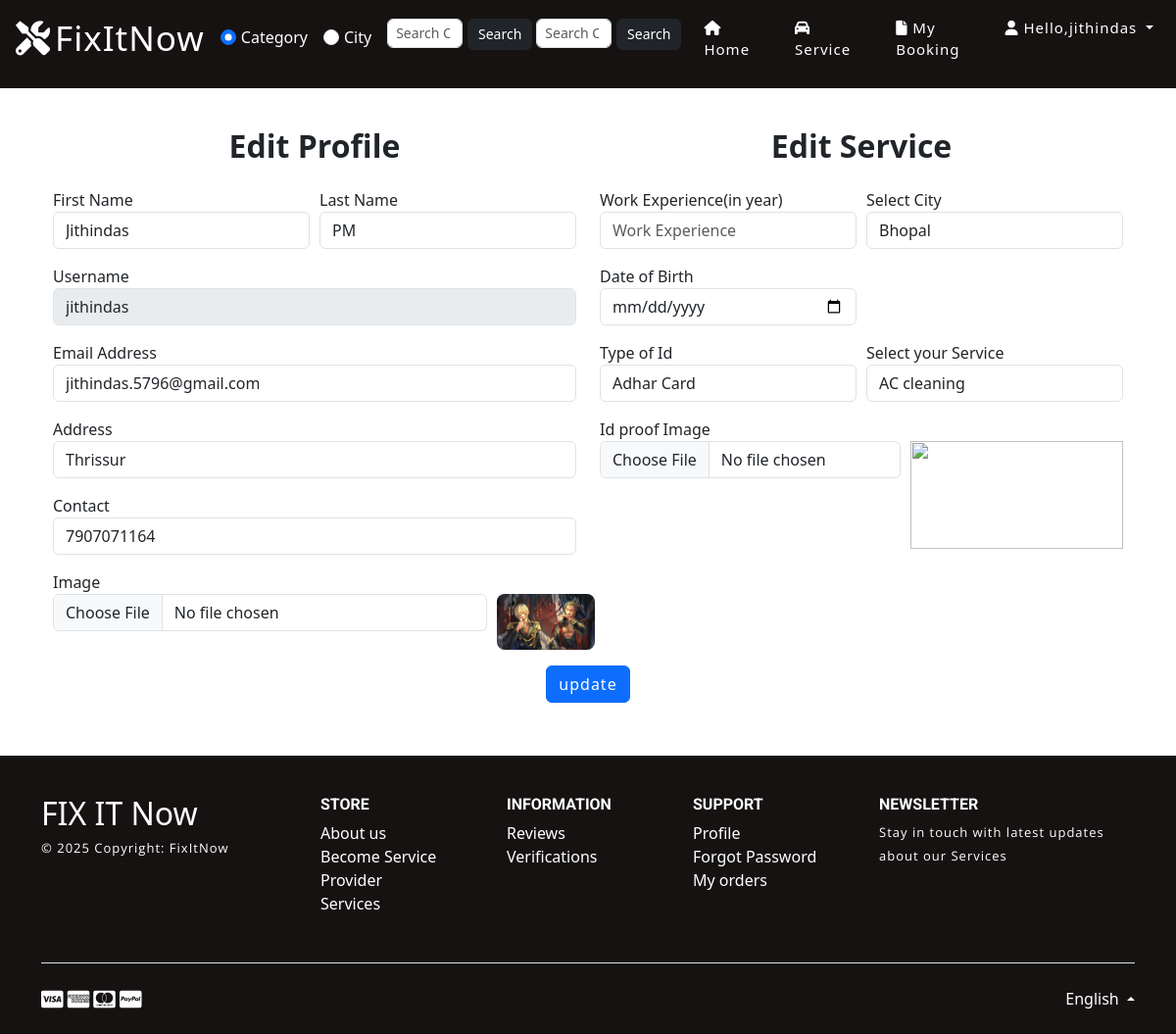
Page /edit_service_profile (signed in) on the committed database.
### home_service/models.py (models this page shows, shortened)
class Customer(models.Model):
    user = models.ForeignKey(User, on_delete=models.CASCADE, null=True)
    contact = models.CharField(max_length=100, null=True)
    address = models.CharField(max_length=100, null=True)
    image = models.FileField(null=True)

### home_service/views.py (the view, shortened to what this page needs)
# urls.py: path('edit_service_profile',Edit_Service_Profile,name="edit_service_profile"),
def Edit_Service_Profile(request):
    user = User.objects.get(id=request.user.id)
    error = ""
    try:
        sign = Customer.objects.get(user=user)
        error = "pat"
    except:
        sign = Service_Man.objects.get(user=user)
    ser = Service_Category.objects.all()
    car = ID_Card.objects.all()
    city = City.objects.all()
    d = {'city': city, 'error': error, 'pro': sign, 'car': car, 'ser': ser}
    return render(request, 'edit_service_profile.html', d)

### home_service/templates/edit_service_profile.html (shortened to what this page needs)
{% extends 'index.html' %}
{% load static %}
{% block body %}
	<div class="w3l_banner_info" style="height:10px">
		<div class="slider1">
			<div class="callbacks_container">
				<ul class="rslides" id="slider3">
					<li>
						<div class="slider1-img" style="height:90px">
							<div class="slider_banner_info">
							</div>
						</div>
					</li>
				</ul>
			</div>
		</div>
	</div>
</header>
<div class="container" style="margin-top:10%;">
  <div class="container-fluid">
      <div class="row">
        <div class="col-md-6">
          <div class="text-center mb-4">
            <span class="h2" style="font-weight: bolder;">Edit Profile</span>
          </div>
          <form method="post" action="" enctype="multipart/form-data">
          <div class="form-row">
            <div class="form-group col-md-6">
              <label for="inputEmail4">First Name</label>
              <input type="text" class="form-control" value="{{pro.user.first_name}}" name="fname" id="inputEmail4">
            </div>
            <div class="form-group col-md-6">
              <label for="inputPassword4">Last Name</label>
              <input type="text" class="form-control" name="lname" value="{{pro.user.last_name}}" id="inputPassword4">
            </div>
          </div>
          <div class="form-row">
            <div class="form-group col-md-12">
              <label for="inputEmail4">Username</label>
              <input type="text" class="form-control" name="uname" value="{{pro.user.username}}" id="inputEmail4" readonly>
            </div>
          <div class="form-group col-md-12">
            <label for="inputEmail4">Email Address</label>
            <input type="text" class="form-control" name="email" value="{{pro.user.email}}" id="inputEmail4">
          </div>
        </div>
        <div class="form-row">
          <div class="form-group col-md-12">
            <label for="inputEmail4">Address</label>
            <input type="text" class="form-control" name="address" value="{{pro.address}}" id="inputEmail4">
          </div>
        </div>
        <div class="form-row">
          <div class="form-group col-md-12">
          <label for="exampleInputPassword1">Contact</label>
          <input type="text" class="form-control" id="exampleInputPassword1" value="{{pro.contact}}" name="contact">
        </div>
      </div>
      <div class="form-row">
        <div class="form-group col-md-10">
          <label for="exampleInputPassword1">Image</label>
          <input type="file" class="form-control" id="exampleInputPassword1" name="image">
        </div>
        <div class="form-group col-md-2">
          <img src="{{pro.image.url}}" style="width:100px; border-radius: 0.5em;">
        </div>
      </div>
      </div>
      <div class="col-md-6">
        <div class="text-center mb-4">
          <span class="h2" style="font-weight: bolder;">Edit Service</span>
        </div>
        <div class="form-row">
          <div class="form-group col-md-6">
            <label for="exampleInputPassword1">Work Experience(in year)</label>
            <input type="text" class="form-control" placeholder="Work Experience" id="exampleInputPassword1" name="exp" value="{{pro.experience}}">
          </div>
          <div class="form-group col-md-6">
            <label for="exampleInputPassword1">Select City</label>
            <select class="form-control" name="city">
              {% for i in city %}
                {% if pro.city.city == i.city %}
                    <option value="{{i.city}}" selected>{{i.city}}</option>
                {% else %}
                    <option value="{{i.city}}">{{i.city}}</option>
                {% endif %}
              {% endfor %}
            </select>
          </div>
        </div>
        <div class="form-row">
          <div class="form-group col-md-6">
              <label for="dob">Date of Birth</label>
              <input type="date" class="form-control" id="dob" name="dob" required>
          </div>
      </div>
        <div class="form-row">
          <div class="form-group col-md-6">
            <label for="exampleInputPassword1">Type of Id</label>
            <select class="form-control" name="card">
                {% for i in car %}
                  {% if pro.id_type == i.card %}
                      <option value="{{i.card}}" selected>{{i.card}}</option>
                  {% else %}
                      <option value="{{i.card}}">{{i.card}}</option>
                  {% endif %}
                {% endfor %}
            </select>
          </div>
          <div class="form-group col-md-6">
            <label for="exampleInputPassword1">Select your Service</label>
            <select class="form-control" name="service">
              {% for i in ser %}
              {% if pro.service_name == i.category %}
                  <option value="{{i.category}}" selected>{{i.category}}</option>
              {% else %}
                  <option value="{{i.category}}">{{i.category}}</option>
              {% endif %}
              {% endfor %}
            </select>
          </div>
          </div>
          <div class="form-row">
            <div class="form-group col-md-7">
              <label for="exampleInputPassword1">Id proof Image</label>
              <input type="file" class="form-control" id="exampleInputPassword1" name="image1">
            </div>
            {% if pro.service_name %}
            <div class="form-group col-md-5">
              <label for="exampleInputPassword1"></label>
              <img src="{{pro.id_card.url}}" style="width:100%;border-radius: 0.5em;">
            </div>
            {% else %}
            <div class="form-group col-md-5">
              <img src="" style="width:100%;height:110px">
            </div>
            {% endif %}
          </div>
        </div>
        <div class="text-center">
          <button type="submit" class="btn btn-primary" style="margin-bottom:5%">update</button>
        </div>
    </div>
  </div>
</div>
{% endblock %}

### home_service/templates/index.html (shortened to what this page needs)
<!DOCTYPE html>
{% load static %}
<html>
<head>
<link href="{% static 'css/bootstrap.min.css' %}" rel="stylesheet" type="text/css" media="all">
<link href="{% static 'css/fontawesome-all.min.css' %}" rel="stylesheet" type="text/css" media="all">
<link href="{% static 'css/easy-responsive-tabs.css' %}" rel='stylesheet' type='text/css'/>
<link rel="stylesheet" href="{% static 'css/flexslider.css' %}" type="text/css" media="all">
<link rel="stylesheet" type="text/css" href="{% static 'css/style_common.css' %}" />
<link rel="stylesheet" type="text/css" href="{% static 'css/style1.css' %}" />
<link href="{% static 'css/style.css' %}" rel="stylesheet" type="text/css" media="all"/>
<link rel="stylesheet" href="https://cdnjs.cloudflare.com/ajax/libs/font-awesome/4.7.0/css/font-awesome.min.css">
<link rel="stylesheet" href="https://cdnjs.cloudflare.com/ajax/libs/font-awesome/6.0.0/css/all.min.css">
<link href="https://cdn.jsdelivr.net/npm/bootstrap@5.3.5/dist/css/bootstrap.min.css" rel="stylesheet">
</head>
<body>
<header>
	<nav class="navbar navbar-expand-lg navbar-light">
      <a class="navbar-brand ms-3" href="{% url 'home' %}" style="font-size: 35px;">
        <i class="fas fa-tools mr-1" aria-hidden="true" style="font-size: 35px;"></i>FixItNow
      </a>
      <div class="collapse navbar-collapse" id="navbarSupportedContent">
        <ul class="navbar-nav ml-auto">
          {% if request.user.is_staff %}
            <li class="nav-item dropdown">
              <a class="nav-link dropdown-toggle" href="#" id="navbarDropdown"  role="button" data-toggle="dropdown" aria-haspopup="true" aria-expanded="false">
                <i class="fa fa-user"></i> Hello,{{request.user.username}}
              </a>
              <div class="dropdown-menu" aria-labelledby="navbarDropdown">
                <a class="dropdown-item" href="{% url 'profile' %}">Profile</a>
                <a class="dropdown-item" href="{% url 'logout' %}">Logout</a>
              </div>
            </li>
          {% else %}
          {% if request.user.username %}
            {% if error == "pat" %}
            <div class="form-check form-check-inline d-flex justify-contant-center align-center">
              <input class="form-check-input" type="radio" name="search_type" id="search_category" value="category" checked>
              <label class="form-check-label text-white" for="search_category">Category</label>
            </div>
            <div class="form-check form-check-inline d-flex justify-contant-center align-center">
              <input class="form-check-input" type="radio" name="search_type" id="search_city" value="city">
              <label class="form-check-label text-white" for="search_city">City</label>
            </div>
            <form class="d-flex search-form me-1" role="search" method="GET" action="{% url 'customer_service_cat_search' %}">
              <div id="category_search_box">
                <input class="form-control" name="category" type="search" placeholder="Search Category" aria-label="Search">
              </div>
              <button class="btn btn-dark" type="submit">Search</button>
            </form>
            <form class="d-flex search-form" role="search" method="GET" action="{% url 'customer_service_city_search' %}">
              <div id="city_search_box">
                <input class="form-control" name="city" type="search" placeholder="Search City" aria-label="Search">
              </div>
              <button class="btn btn-dark" type="submit">Search</button>
            </form>
              <li class="nav-item ">
                <a class="nav-link" href="{% url 'user_home' %}">
                <i class="fa fa-home"></i> Home</a>
              </li>
              <li class="nav-item ">
                <a class="nav-link" href="{% url 'service' %}">
                <i class="fa fa-car"></i> Service</a>
              </li>
              <li class="nav-item ">
                <a class="nav-link" href="{% url 'customer_order' %}">
                <i class="fa fa-file"></i> My Booking</a>
              </li>
              <li class="nav-item dropdown">
                <a class="nav-link dropdown-toggle" href="#" id="navbarDropdown"  role="button" data-toggle="dropdown" aria-haspopup="true" aria-expanded="false">
                  <i class="fa fa-user"></i> Hello,{{request.user.username}}
                </a>
              </li>
          {% endif %}
          {% endif %}
            {% endif %}
        </ul>
      </div>
  </nav>
    {% block body %}
    {% endblock %}
      <footer class="text-lg-start text-white text-muted mt-auto mb-0" style="background-color:rgb(22, 18, 18);">
        <section class="">
          <div class="container text-white text-md-start pt-4 pb-4">
            <div class="row mt-3">
              <div class="col-12 col-lg-3 col-sm-12 mb-2">
                <a href="" target="_blank" class=" h2">
                  FIX IT Now
                </a>
                <p class="mt-1 text-white">
                  © 2025 Copyright: FixItNow
                </p>
              </div>
              <div class="col-6 col-sm-4 col-lg-2">
                <h6 class="text-uppercase text-white fw-bold mb-2">
                  Store
                </h6>
                <ul class="list-unstyled mb-4 text-white">
                  <li><a class="text-white" href="#">About us</a></li>
                  <li><a class="text-white" href="#">Become Service Provider</a></li>
                  <li><a class="text-white" href="#">Services</a></li>
                </ul>
              </div>
              <div class="col-6 col-sm-4 col-lg-2">
                <h6 class="text-uppercase text-white fw-bold mb-2">
                  Information
                </h6>
                <ul class="list-unstyled mb-4">
                  <li><a class="text-white" href="#">Reviews</a></li>
                  <li><a class="text-white" href="#">Verifications</a></li>
                </ul>
              </div>
              <div class="col-6 col-sm-4 col-lg-2">
                <h6 class="text-uppercase text-white fw-bold mb-2">
                  Support
                </h6>
                <ul class="list-unstyled mb-4">
                  <li><a class="text-white" href="#">Profile</a></li>
                  <li><a class="text-white" href="#">Forgot Password</a></li>
                  <li><a class="text-white" href="#">My orders</a></li>
                </ul>
              </div>
              <div class="col-12 col-sm-12 col-lg-3">
                <h6 class="text-uppercase text-white fw-bold mb-2">Newsletter</h6>
                <p class="text-white">Stay in touch with latest updates about our Services</p>
              </div>
            </div>
          </div>
        </section>
        <div class="">
          <div class="container">
            <div class="d-flex justify-content-between py-4 border-top">
              <div>
                <i class="fab fa-lg fa-cc-visa text-white"></i>
                <i class="fab fa-lg fa-cc-amex text-white"></i>
                <i class="fab fa-lg fa-cc-mastercard text-white"></i>
                <i class="fab fa-lg fa-cc-paypal text-white"></i>
              </div>
              <div class="dropdown dropup">
                <a class="dropdown-toggle text-white" href="#" id="Dropdown" role="button" data-mdb-toggle="dropdown" aria-expanded="false"> English </a>
              </div>
            </div>
          </div>
        </div>
      </footer>
</body>
</html>

### rows in the picture
Customer: fname "Jithindas", lname "PM", uname "jithindas", email "jithindas.5796@gmail.com", address "Thrissur", contact "7907071164", image (picture)

### other values in the picture
{{ request.user.username }} "jithindas"
form field city "Bhopal"
form field card "Adhar Card"
form field service "AC cleaning"
